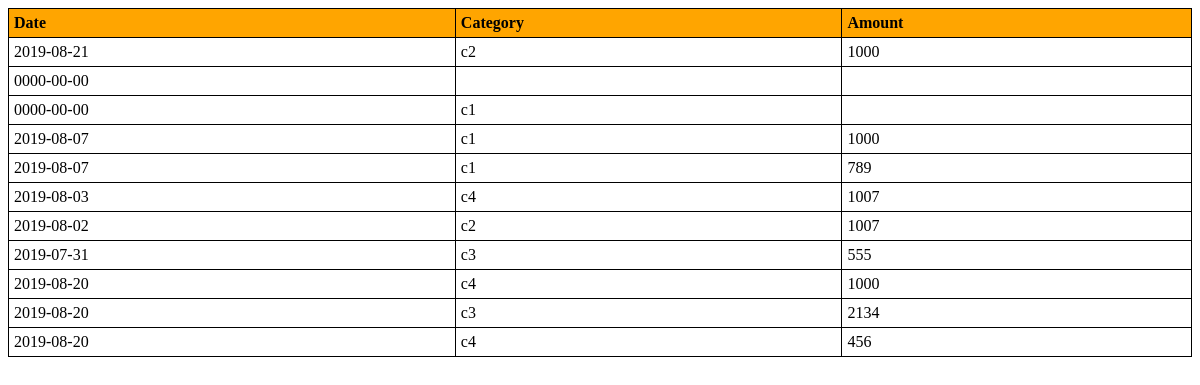
Page /incomefetch.php on the earlier database version.
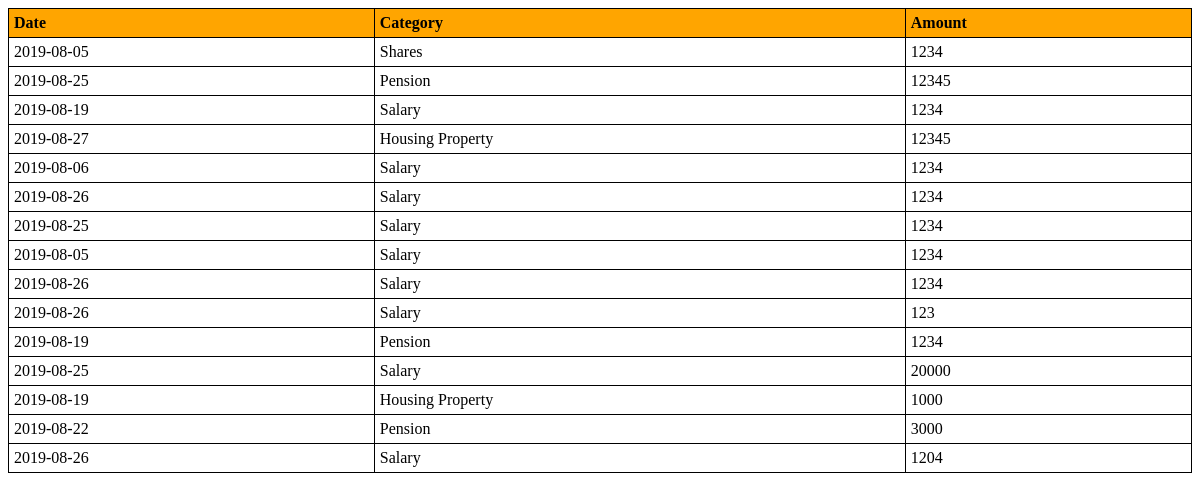
Same page on the later database version.
### tables this page shows
CREATE TABLE `income` (
  `id` int(100) NOT NULL,
  `username` varchar(20) NOT NULL,
  `date` date NOT NULL,
  `category` varchar(20) NOT NULL,
  `amount` float NOT NULL,
  `isdel` int(2) NOT NULL
);

### incomefetch.php (the view, shortened to what this page needs)
<!DOCTYPE html>
<html lang="en" dir="ltr">
  <head>
  </head>
  <body>
    <?php
    require_once 'connection.php';
    	$p=$_GET["p"];
    		$result2 = mysqli_query($conn,"SELECT * FROM income WHERE category LIKE '$p%'" );
        echo "<table>
        <tr>
        <th>Date</th>
        <th>Category</th>
        <th>Amount</th>
        </tr>";
    	 while($row = mysqli_fetch_array($result2))
    		{
          echo "<tr>";
          echo "<td>" . $row['date'] . "</td>";
          echo "<td>" . $row['category'] . "</td>";
          echo "<td>" . $row['amount'] . "</td>";
          echo "</tr>";
    		}
        echo "</table>";
     ?>
  </body>
</html>

Differences in the rows shown:
removed income: date "2019-08-21", category "c2", amount "1000"
removed income: date "0000-00-00"
removed income: date "0000-00-00", category "c1"
removed income: date "2019-08-07", category "c1", amount "1000"
removed income: date "2019-08-07", category "c1", amount "789"
removed income: date "2019-08-03", category "c4", amount "1007"
removed income: date "2019-08-02", category "c2", amount "1007"
removed income: date "2019-07-31", category "c3", amount "555"
removed income: date "2019-08-20", category "c4", amount "1000"
removed income: date "2019-08-20", category "c3", amount "2134"
removed income: date "2019-08-20", category "c4", amount "456"
added income: date "2019-08-05", category "Shares", amount "1234"
added income: date "2019-08-25", category "Pension", amount "12345"
added income: date "2019-08-19", category "Salary", amount "1234"
added income: date "2019-08-27", category "Housing Property", amount "12345"
added income: date "2019-08-06", category "Salary", amount "1234"
added income: date "2019-08-26", category "Salary", amount "1234"
added income: date "2019-08-25", category "Salary", amount "1234"
added income: date "2019-08-05", category "Salary", amount "1234"
added income: date "2019-08-26", category "Salary", amount "1234"
added income: date "2019-08-26", category "Salary", amount "123"
added income: date "2019-08-19", category "Pension", amount "1234"
added income: date "2019-08-25", category "Salary", amount "20000"
added income: date "2019-08-19", category "Housing Property", amount "1000"
added income: date "2019-08-22", category "Pension", amount "3000"
added income: date "2019-08-26", category "Salary", amount "1204"
